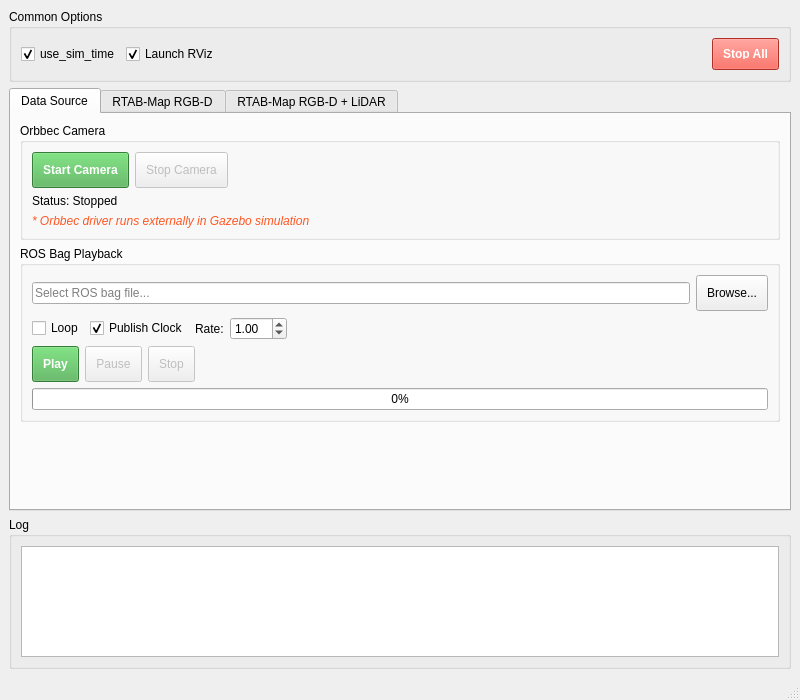
<?xml version="1.0" encoding="UTF-8"?>
<ui version="4.0">
 <class>MainWindow</class>
 <widget class="QMainWindow" name="MainWindow">
  <property name="geometry">
   <rect>
    <x>0</x>
    <y>0</y>
    <width>800</width>
    <height>700</height>
   </rect>
  </property>
  <property name="windowTitle">
   <string>3D SLAM Manager</string>
  </property>
  <widget class="QWidget" name="centralwidget">
   <layout class="QVBoxLayout" name="verticalLayout">
    <item>
     <widget class="QGroupBox" name="groupCommon">
      <property name="title">
       <string>Common Options</string>
      </property>
      <layout class="QHBoxLayout" name="horizontalLayout">
       <item>
        <widget class="QCheckBox" name="chkUseSimTime">
         <property name="text">
          <string>use_sim_time</string>
         </property>
         <property name="checked">
          <bool>true</bool>
         </property>
        </widget>
       </item>
       <item>
        <widget class="QCheckBox" name="chkRviz">
         <property name="text">
          <string>Launch RViz</string>
         </property>
         <property name="checked">
          <bool>true</bool>
         </property>
        </widget>
       </item>
       <item>
        <spacer name="horizontalSpacer">
         <property name="orientation">
          <enum>Qt::Horizontal</enum>
         </property>
         <property name="sizeHint" stdset="0">
          <size>
           <width>40</width>
           <height>20</height>
          </size>
         </property>
        </spacer>
       </item>
       <item>
        <widget class="QPushButton" name="btnStopAll">
         <property name="minimumSize">
          <size>
           <width>0</width>
           <height>32</height>
          </size>
         </property>
         <property name="text">
          <string>Stop All</string>
         </property>
         <property name="styleSheet">
          <string notr="true">background-color: #f44336; color: white; font-weight: bold; padding: 10px;</string>
         </property>
        </widget>
       </item>
      </layout>
     </widget>
    </item>
    <item>
     <widget class="QTabWidget" name="tabWidget">
      <property name="currentIndex">
       <number>0</number>
      </property>
      <widget class="QWidget" name="tabDataSource">
       <attribute name="title">
        <string>Data Source</string>
       </attribute>
       <layout class="QVBoxLayout" name="verticalLayout_2">
        <item>
         <widget class="QGroupBox" name="groupOrbbec">
          <property name="title">
           <string>Orbbec Camera</string>
          </property>
          <layout class="QVBoxLayout" name="verticalLayout_3">
           <item>
            <layout class="QHBoxLayout" name="horizontalLayout_2">
             <item>
              <widget class="QPushButton" name="btnStartOrbbec">
               <property name="minimumSize">
                <size>
                 <width>0</width>
                 <height>32</height>
                </size>
               </property>
               <property name="text">
                <string>Start Camera</string>
               </property>
               <property name="styleSheet">
                <string notr="true">background-color: #4CAF50; color: white; font-weight: bold; padding: 10px;</string>
               </property>
              </widget>
             </item>
             <item>
              <widget class="QPushButton" name="btnStopOrbbec">
               <property name="enabled">
                <bool>false</bool>
               </property>
               <property name="minimumSize">
                <size>
                 <width>0</width>
                 <height>32</height>
                </size>
               </property>
               <property name="text">
                <string>Stop Camera</string>
               </property>
               <property name="styleSheet">
                <string notr="true">padding: 10px;</string>
               </property>
              </widget>
             </item>
             <item>
              <spacer name="horizontalSpacer_2">
               <property name="orientation">
                <enum>Qt::Horizontal</enum>
               </property>
               <property name="sizeHint" stdset="0">
                <size>
                 <width>40</width>
                 <height>20</height>
                </size>
               </property>
              </spacer>
             </item>
            </layout>
           </item>
           <item>
            <widget class="QLabel" name="lblOrbbecStatus">
             <property name="text">
              <string>Status: Stopped</string>
             </property>
            </widget>
           </item>
           <item>
            <widget class="QLabel" name="lblOrbbecInfo">
             <property name="text">
              <string>* Orbbec driver runs externally in Gazebo simulation</string>
             </property>
             <property name="styleSheet">
              <string notr="true">font-style: italic; color: #FF5722;</string>
             </property>
            </widget>
           </item>
          </layout>
         </widget>
        </item>
        <item>
         <widget class="QGroupBox" name="groupBag">
          <property name="title">
           <string>ROS Bag Playback</string>
          </property>
          <layout class="QVBoxLayout" name="verticalLayout_4">
           <item>
            <layout class="QHBoxLayout" name="horizontalLayout_3">
             <item>
              <widget class="QLineEdit" name="txtBagFile">
               <property name="placeholderText">
                <string>Select ROS bag file...</string>
               </property>
              </widget>
             </item>
             <item>
              <widget class="QPushButton" name="btnBrowseBag">
               <property name="minimumSize">
                <size>
                 <width>0</width>
                 <height>32</height>
                </size>
               </property>
               <property name="text">
                <string>Browse...</string>
               </property>
               <property name="styleSheet">
                <string notr="true">padding: 10px;</string>
               </property>
              </widget>
             </item>
            </layout>
           </item>
           <item>
            <layout class="QHBoxLayout" name="horizontalLayout_4">
             <item>
              <widget class="QCheckBox" name="chkBagLoop">
               <property name="text">
                <string>Loop</string>
               </property>
              </widget>
             </item>
             <item>
              <widget class="QCheckBox" name="chkBagClock">
               <property name="text">
                <string>Publish Clock</string>
               </property>
               <property name="checked">
                <bool>true</bool>
               </property>
              </widget>
             </item>
             <item>
              <widget class="QLabel" name="label">
               <property name="text">
                <string>Rate:</string>
               </property>
              </widget>
             </item>
             <item>
              <widget class="QDoubleSpinBox" name="spinBagRate">
               <property name="minimum">
                <double>0.100000000000000</double>
               </property>
               <property name="maximum">
                <double>10.000000000000000</double>
               </property>
               <property name="singleStep">
                <double>0.100000000000000</double>
               </property>
               <property name="value">
                <double>1.000000000000000</double>
               </property>
              </widget>
             </item>
             <item>
              <spacer name="horizontalSpacer_3">
               <property name="orientation">
                <enum>Qt::Horizontal</enum>
               </property>
               <property name="sizeHint" stdset="0">
                <size>
                 <width>40</width>
                 <height>20</height>
                </size>
               </property>
              </spacer>
             </item>
            </layout>
           </item>
           <item>
            <layout class="QHBoxLayout" name="horizontalLayout_5">
             <item>
              <widget class="QPushButton" name="btnPlayBag">
               <property name="minimumSize">
                <size>
                 <width>0</width>
                 <height>32</height>
                </size>
               </property>
               <property name="text">
                <string>Play</string>
               </property>
               <property name="styleSheet">
                <string notr="true">background-color: #4CAF50; color: white; font-weight: bold; padding: 10px;</string>
               </property>
              </widget>
             </item>
             <item>
              <widget class="QPushButton" name="btnPauseBag">
               <property name="enabled">
                <bool>false</bool>
               </property>
               <property name="minimumSize">
                <size>
                 <width>0</width>
                 <height>32</height>
                </size>
               </property>
               <property name="text">
                <string>Pause</string>
               </property>
               <property name="styleSheet">
                <string notr="true">padding: 10px;</string>
               </property>
              </widget>
             </item>
             <item>
              <widget class="QPushButton" name="btnStopBag">
               <property name="enabled">
                <bool>false</bool>
               </property>
               <property name="minimumSize">
                <size>
                 <width>0</width>
                 <height>32</height>
                </size>
               </property>
               <property name="text">
                <string>Stop</string>
               </property>
               <property name="styleSheet">
                <string notr="true">padding: 10px;</string>
               </property>
              </widget>
             </item>
             <item>
              <spacer name="horizontalSpacer_4">
               <property name="orientation">
                <enum>Qt::Horizontal</enum>
               </property>
               <property name="sizeHint" stdset="0">
                <size>
                 <width>40</width>
                 <height>20</height>
                </size>
               </property>
              </spacer>
             </item>
            </layout>
           </item>
           <item>
            <widget class="QProgressBar" name="progressBag">
             <property name="value">
              <number>0</number>
             </property>
            </widget>
           </item>
          </layout>
         </widget>
        </item>
        <item>
         <spacer name="verticalSpacer">
          <property name="orientation">
           <enum>Qt::Vertical</enum>
          </property>
          <property name="sizeHint" stdset="0">
           <size>
            <width>20</width>
            <height>40</height>
           </size>
          </property>
         </spacer>
        </item>
       </layout>
      </widget>
      <widget class="QWidget" name="tabRtabmapRgbd">
       <attribute name="title">
        <string>RTAB-Map RGB-D</string>
       </attribute>
       <layout class="QVBoxLayout" name="verticalLayout_5">
        <item>
         <widget class="QGroupBox" name="groupRgbdMapping">
          <property name="title">
           <string>Mapping Mode</string>
          </property>
          <layout class="QVBoxLayout" name="verticalLayout_6">
           <item>
            <layout class="QHBoxLayout" name="horizontalLayout_6">
             <item>
              <widget class="QPushButton" name="btnStartRgbdMapping">
               <property name="minimumSize">
                <size>
                 <width>0</width>
                 <height>32</height>
                </size>
               </property>
               <property name="text">
                <string>Start Mapping</string>
               </property>
               <property name="styleSheet">
                <string notr="true">background-color: #4CAF50; color: white; font-weight: bold; padding: 10px;</string>
               </property>
              </widget>
             </item>
             <item>
              <widget class="QPushButton" name="btnStopRgbdMapping">
               <property name="enabled">
                <bool>false</bool>
               </property>
               <property name="minimumSize">
                <size>
                 <width>0</width>
                 <height>32</height>
                </size>
               </property>
               <property name="text">
                <string>Stop Mapping</string>
               </property>
               <property name="styleSheet">
                <string notr="true">padding: 10px;</string>
               </property>
              </widget>
             </item>
             <item>
              <widget class="QPushButton" name="btnSaveRgbdMap">
               <property name="enabled">
                <bool>false</bool>
               </property>
               <property name="minimumSize">
                <size>
                 <width>0</width>
                 <height>32</height>
                </size>
               </property>
               <property name="text">
                <string>Save Map</string>
               </property>
               <property name="styleSheet">
                <string notr="true">background-color: #FF9800; color: white; font-weight: bold; padding: 10px;</string>
               </property>
              </widget>
             </item>
             <item>
              <spacer name="horizontalSpacer_5">
               <property name="orientation">
                <enum>Qt::Horizontal</enum>
               </property>
               <property name="sizeHint" stdset="0">
                <size>
                 <width>40</width>
                 <height>20</height>
                </size>
               </property>
              </spacer>
             </item>
            </layout>
           </item>
          </layout>
         </widget>
        </item>
        <item>
         <widget class="QGroupBox" name="groupRgbdLoc">
          <property name="title">
           <string>Localization Mode</string>
          </property>
          <layout class="QVBoxLayout" name="verticalLayout_7">
           <item>
            <layout class="QHBoxLayout" name="horizontalLayout_7">
             <item>
              <widget class="QLabel" name="lblRgbdMapPath">
               <property name="text">
                <string>Map File (.db):</string>
               </property>
              </widget>
             </item>
             <item>
              <widget class="QLineEdit" name="txtRgbdMapPath">
               <property name="placeholderText">
                <string>Select database file...</string>
               </property>
              </widget>
             </item>
             <item>
              <widget class="QPushButton" name="btnBrowseRgbdMap">
               <property name="minimumSize">
                <size>
                 <width>0</width>
                 <height>32</height>
                </size>
               </property>
               <property name="text">
                <string>Browse...</string>
               </property>
               <property name="styleSheet">
                <string notr="true">padding: 10px;</string>
               </property>
              </widget>
             </item>
            </layout>
           </item>
           <item>
            <layout class="QHBoxLayout" name="horizontalLayout_8">
             <item>
              <widget class="QPushButton" name="btnStartRgbdLoc">
               <property name="minimumSize">
                <size>
                 <width>0</width>
                 <height>32</height>
                </size>
               </property>
               <property name="text">
                <string>Start Localization</string>
               </property>
               <property name="styleSheet">
                <string notr="true">background-color: #2196F3; color: white; font-weight: bold; padding: 10px;</string>
               </property>
              </widget>
             </item>
             <item>
              <widget class="QPushButton" name="btnStopRgbdLoc">
               <property name="enabled">
                <bool>false</bool>
               </property>
               <property name="minimumSize">
                <size>
                 <width>0</width>
                 <height>32</height>
                </size>
               </property>
               <property name="text">
                <string>Stop Localization</string>
               </property>
               <property name="styleSheet">
                <string notr="true">padding: 10px;</string>
               </property>
              </widget>
             </item>
             <item>
              <spacer name="horizontalSpacer_6">
               <property name="orientation">
                <enum>Qt::Horizontal</enum>
               </property>
               <property name="sizeHint" stdset="0">
                <size>
                 <width>40</width>
                 <height>20</height>
                </size>
               </property>
              </spacer>
             </item>
            </layout>
           </item>
          </layout>
         </widget>
        </item>
        <item>
         <widget class="QGroupBox" name="groupRgbdPos">
          <property name="title">
           <string>Current Position (6-DOF)</string>
          </property>
          <layout class="QGridLayout" name="gridLayout">
           <item row="0" column="0">
            <widget class="QLabel" name="lblRgbdPosX">
             <property name="font">
              <font>
               <family>Monospace</family>
               <pointsize>11</pointsize>
              </font>
             </property>
             <property name="text">
              <string>X: 0.000</string>
             </property>
            </widget>
           </item>
           <item row="0" column="1">
            <widget class="QLabel" name="lblRgbdPosY">
             <property name="font">
              <font>
               <family>Monospace</family>
               <pointsize>11</pointsize>
              </font>
             </property>
             <property name="text">
              <string>Y: 0.000</string>
             </property>
            </widget>
           </item>
           <item row="0" column="2">
            <widget class="QLabel" name="lblRgbdPosZ">
             <property name="font">
              <font>
               <family>Monospace</family>
               <pointsize>11</pointsize>
              </font>
             </property>
             <property name="text">
              <string>Z: 0.000</string>
             </property>
            </widget>
           </item>
           <item row="1" column="0">
            <widget class="QLabel" name="lblRgbdRoll">
             <property name="font">
              <font>
               <family>Monospace</family>
               <pointsize>11</pointsize>
              </font>
             </property>
             <property name="text">
              <string>Roll: 0.0°</string>
             </property>
            </widget>
           </item>
           <item row="1" column="1">
            <widget class="QLabel" name="lblRgbdPitch">
             <property name="font">
              <font>
               <family>Monospace</family>
               <pointsize>11</pointsize>
              </font>
             </property>
             <property name="text">
              <string>Pitch: 0.0°</string>
             </property>
            </widget>
           </item>
           <item row="1" column="2">
            <widget class="QLabel" name="lblRgbdYaw">
             <property name="font">
              <font>
               <family>Monospace</family>
               <pointsize>11</pointsize>
              </font>
             </property>
             <property name="text">
              <string>Yaw: 0.0°</string>
             </property>
            </widget>
           </item>
          </layout>
         </widget>
        </item>
        <item>
         <spacer name="verticalSpacer_2">
          <property name="orientation">
           <enum>Qt::Vertical</enum>
          </property>
          <property name="sizeHint" stdset="0">
           <size>
            <width>20</width>
            <height>40</height>
           </size>
          </property>
         </spacer>
        </item>
       </layout>
      </widget>
      <widget class="QWidget" name="tabRtabmapRgbdLidar">
       <attribute name="title">
        <string>RTAB-Map RGB-D + LiDAR</string>
       </attribute>
       <layout class="QVBoxLayout" name="verticalLayout_8">
        <item>
         <widget class="QGroupBox" name="groupRgbdLidarMapping">
          <property name="title">
           <string>Mapping Mode</string>
          </property>
          <layout class="QVBoxLayout" name="verticalLayout_9">
           <item>
            <layout class="QHBoxLayout" name="horizontalLayout_9">
             <item>
              <widget class="QPushButton" name="btnStartRgbdLidarMapping">
               <property name="minimumSize">
                <size>
                 <width>0</width>
                 <height>32</height>
                </size>
               </property>
               <property name="text">
                <string>Start Mapping</string>
               </property>
               <property name="styleSheet">
                <string notr="true">background-color: #4CAF50; color: white; font-weight: bold; padding: 10px;</string>
               </property>
              </widget>
             </item>
             <item>
              <widget class="QPushButton" name="btnStopRgbdLidarMapping">
               <property name="enabled">
                <bool>false</bool>
               </property>
               <property name="minimumSize">
                <size>
                 <width>0</width>
                 <height>32</height>
                </size>
               </property>
               <property name="text">
                <string>Stop Mapping</string>
               </property>
               <property name="styleSheet">
                <string notr="true">padding: 10px;</string>
               </property>
              </widget>
             </item>
             <item>
              <widget class="QPushButton" name="btnSaveRgbdLidarMap">
               <property name="enabled">
                <bool>false</bool>
               </property>
               <property name="minimumSize">
                <size>
                 <width>0</width>
                 <height>32</height>
                </size>
               </property>
               <property name="text">
                <string>Save Map</string>
               </property>
               <property name="styleSheet">
                <string notr="true">background-color: #FF9800; color: white; font-weight: bold; padding: 10px;</string>
               </property>
              </widget>
             </item>
             <item>
              <spacer name="horizontalSpacer_7">
               <property name="orientation">
                <enum>Qt::Horizontal</enum>
               </property>
               <property name="sizeHint" stdset="0">
                <size>
                 <width>40</width>
                 <height>20</height>
                </size>
               </property>
              </spacer>
             </item>
            </layout>
           </item>
          </layout>
         </widget>
        </item>
        <item>
         <widget class="QGroupBox" name="groupRgbdLidarLoc">
          <property name="title">
           <string>Localization Mode</string>
          </property>
          <layout class="QVBoxLayout" name="verticalLayout_10">
           <item>
            <layout class="QHBoxLayout" name="horizontalLayout_10">
             <item>
              <widget class="QLabel" name="lblRgbdLidarMapPath">
               <property name="text">
                <string>Map File (.db):</string>
               </property>
              </widget>
             </item>
             <item>
              <widget class="QLineEdit" name="txtRgbdLidarMapPath">
               <property name="placeholderText">
                <string>Select database file...</string>
               </property>
              </widget>
             </item>
             <item>
              <widget class="QPushButton" name="btnBrowseRgbdLidarMap">
               <property name="minimumSize">
                <size>
                 <width>0</width>
                 <height>32</height>
                </size>
               </property>
               <property name="text">
                <string>Browse...</string>
               </property>
               <property name="styleSheet">
                <string notr="true">padding: 10px;</string>
               </property>
              </widget>
             </item>
            </layout>
           </item>
           <item>
            <layout class="QHBoxLayout" name="horizontalLayout_11">
             <item>
              <widget class="QPushButton" name="btnStartRgbdLidarLoc">
               <property name="minimumSize">
                <size>
                 <width>0</width>
                 <height>32</height>
                </size>
               </property>
               <property name="text">
                <string>Start Localization</string>
               </property>
               <property name="styleSheet">
                <string notr="true">background-color: #2196F3; color: white; font-weight: bold; padding: 10px;</string>
               </property>
              </widget>
             </item>
             <item>
              <widget class="QPushButton" name="btnStopRgbdLidarLoc">
               <property name="enabled">
                <bool>false</bool>
               </property>
               <property name="minimumSize">
                <size>
                 <width>0</width>
                 <height>32</height>
                </size>
               </property>
               <property name="text">
                <string>Stop Localization</string>
               </property>
               <property name="styleSheet">
                <string notr="true">padding: 10px;</string>
               </property>
              </widget>
             </item>
             <item>
              <spacer name="horizontalSpacer_8">
               <property name="orientation">
                <enum>Qt::Horizontal</enum>
               </property>
               <property name="sizeHint" stdset="0">
                <size>
                 <width>40</width>
                 <height>20</height>
                </size>
               </property>
              </spacer>
             </item>
            </layout>
           </item>
          </layout>
         </widget>
        </item>
        <item>
         <widget class="QGroupBox" name="groupRgbdLidarPos">
          <property name="title">
           <string>Current Position (6-DOF)</string>
          </property>
          <layout class="QGridLayout" name="gridLayout_2">
           <item row="0" column="0">
            <widget class="QLabel" name="lblRgbdLidarPosX">
             <property name="font">
              <font>
               <family>Monospace</family>
               <pointsize>11</pointsize>
              </font>
             </property>
             <property name="text">
              <string>X: 0.000</string>
             </property>
            </widget>
           </item>
           <item row="0" column="1">
            <widget class="QLabel" name="lblRgbdLidarPosY">
             <property name="font">
              <font>
               <family>Monospace</family>
               <pointsize>11</pointsize>
              </font>
             </property>
             <property name="text">
              <string>Y: 0.000</string>
             </property>
            </widget>
           </item>
           <item row="0" column="2">
            <widget class="QLabel" name="lblRgbdLidarPosZ">
             <property name="font">
              <font>
               <family>Monospace</family>
               <pointsize>11</pointsize>
              </font>
             </property>
             <property name="text">
              <string>Z: 0.000</string>
             </property>
            </widget>
           </item>
           <item row="1" column="0">
            <widget class="QLabel" name="lblRgbdLidarRoll">
             <property name="font">
              <font>
               <family>Monospace</family>
               <pointsize>11</pointsize>
              </font>
             </property>
             <property name="text">
              <string>Roll: 0.0°</string>
             </property>
            </widget>
           </item>
           <item row="1" column="1">
            <widget class="QLabel" name="lblRgbdLidarPitch">
             <property name="font">
              <font>
               <family>Monospace</family>
               <pointsize>11</pointsize>
              </font>
             </property>
             <property name="text">
              <string>Pitch: 0.0°</string>
             </property>
            </widget>
           </item>
           <item row="1" column="2">
            <widget class="QLabel" name="lblRgbdLidarYaw">
             <property name="font">
              <font>
               <family>Monospace</family>
               <pointsize>11</pointsize>
              </font>
             </property>
             <property name="text">
              <string>Yaw: 0.0°</string>
             </property>
            </widget>
           </item>
          </layout>
         </widget>
        </item>
        <item>
         <widget class="QGroupBox" name="groupLidarTopic">
          <property name="title">
           <string>LiDAR Topic</string>
          </property>
          <layout class="QHBoxLayout" name="horizontalLayoutLidarTopic">
           <item>
            <widget class="QLabel" name="lblLidarTopic">
             <property name="text">
              <string>Scan Topic:</string>
             </property>
            </widget>
           </item>
           <item>
            <widget class="QComboBox" name="cmbLidarTopic">
             <property name="minimumSize">
              <size>
               <width>200</width>
               <height>0</height>
              </size>
             </property>
             <property name="editable">
              <bool>true</bool>
             </property>
             <item>
              <property name="text">
               <string>/scan</string>
              </property>
             </item>
            </widget>
           </item>
           <item>
            <widget class="QPushButton" name="btnScanTopics">
             <property name="minimumSize">
              <size>
               <width>0</width>
               <height>32</height>
              </size>
             </property>
             <property name="text">
              <string>Scan Topics</string>
             </property>
             <property name="styleSheet">
              <string notr="true">padding: 10px;</string>
             </property>
            </widget>
           </item>
           <item>
            <spacer name="horizontalSpacerLidarTopic">
             <property name="orientation">
              <enum>Qt::Horizontal</enum>
             </property>
             <property name="sizeHint" stdset="0">
              <size>
               <width>40</width>
               <height>20</height>
              </size>
             </property>
            </spacer>
           </item>
          </layout>
         </widget>
        </item>
        <item>
         <spacer name="verticalSpacer_3">
          <property name="orientation">
           <enum>Qt::Vertical</enum>
          </property>
          <property name="sizeHint" stdset="0">
           <size>
            <width>20</width>
            <height>40</height>
           </size>
          </property>
         </spacer>
        </item>
       </layout>
      </widget>
     </widget>
    </item>
    <item>
     <widget class="QGroupBox" name="groupLog">
      <property name="title">
       <string>Log</string>
      </property>
      <layout class="QVBoxLayout" name="verticalLayout_11">
       <item>
        <widget class="QTextEdit" name="txtLog">
         <property name="maximumSize">
          <size>
           <width>16777215</width>
           <height>150</height>
          </size>
         </property>
         <property name="font">
          <font>
           <family>Monospace</family>
           <pointsize>9</pointsize>
          </font>
         </property>
         <property name="readOnly">
          <bool>true</bool>
         </property>
        </widget>
       </item>
      </layout>
     </widget>
    </item>
   </layout>
  </widget>
  <widget class="QStatusBar" name="statusbar"/>
 </widget>
 <resources/>
 <connections/>
</ui>
